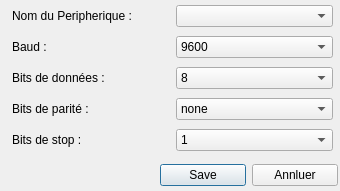
<?xml version="1.0" encoding="UTF-8"?>
<ui version="4.0">
 <class>connexion</class>
 <widget class="QDialog" name="connexion">
  <property name="geometry">
   <rect>
    <x>0</x>
    <y>0</y>
    <width>340</width>
    <height>191</height>
   </rect>
  </property>
  <property name="minimumSize">
   <size>
    <width>340</width>
    <height>191</height>
   </size>
  </property>
  <property name="maximumSize">
   <size>
    <width>340</width>
    <height>191</height>
   </size>
  </property>
  <property name="windowTitle">
   <string>Connexion</string>
  </property>
  <property name="windowIcon">
   <iconset>
    <normaloff>Images/configurer-icone-7451-96.png</normaloff>Images/configurer-icone-7451-96.png</iconset>
  </property>
  <widget class="QWidget" name="layoutWidget">
   <property name="geometry">
    <rect>
     <x>12</x>
     <y>2</y>
     <width>321</width>
     <height>155</height>
    </rect>
   </property>
   <layout class="QGridLayout" name="gridLayout">
    <item row="1" column="0">
     <widget class="QLabel" name="label">
      <property name="text">
       <string>Baud : </string>
      </property>
     </widget>
    </item>
    <item row="2" column="0">
     <widget class="QLabel" name="label_2">
      <property name="text">
       <string>Bits de données :</string>
      </property>
     </widget>
    </item>
    <item row="0" column="0">
     <widget class="QLabel" name="label_5">
      <property name="text">
       <string>Nom du Peripherique : </string>
      </property>
     </widget>
    </item>
    <item row="3" column="1">
     <widget class="QComboBox" name="parity">
      <item>
       <property name="text">
        <string>none</string>
       </property>
      </item>
      <item>
       <property name="text">
        <string>odd</string>
       </property>
      </item>
      <item>
       <property name="text">
        <string>even</string>
       </property>
      </item>
      <item>
       <property name="text">
        <string>mark</string>
       </property>
      </item>
      <item>
       <property name="text">
        <string>space</string>
       </property>
      </item>
     </widget>
    </item>
    <item row="1" column="1">
     <widget class="QComboBox" name="baud">
      <property name="currentIndex">
       <number>12</number>
      </property>
      <item>
       <property name="text">
        <string>50</string>
       </property>
      </item>
      <item>
       <property name="text">
        <string>75</string>
       </property>
      </item>
      <item>
       <property name="text">
        <string>110</string>
       </property>
      </item>
      <item>
       <property name="text">
        <string>134</string>
       </property>
      </item>
      <item>
       <property name="text">
        <string>150</string>
       </property>
      </item>
      <item>
       <property name="text">
        <string>200</string>
       </property>
      </item>
      <item>
       <property name="text">
        <string>300</string>
       </property>
      </item>
      <item>
       <property name="text">
        <string>600</string>
       </property>
      </item>
      <item>
       <property name="text">
        <string>1200</string>
       </property>
      </item>
      <item>
       <property name="text">
        <string>1800</string>
       </property>
      </item>
      <item>
       <property name="text">
        <string>2400</string>
       </property>
      </item>
      <item>
       <property name="text">
        <string>4800</string>
       </property>
      </item>
      <item>
       <property name="text">
        <string>9600</string>
       </property>
      </item>
      <item>
       <property name="text">
        <string>14400 </string>
       </property>
      </item>
      <item>
       <property name="text">
        <string>19200</string>
       </property>
      </item>
      <item>
       <property name="text">
        <string>38400</string>
       </property>
      </item>
      <item>
       <property name="text">
        <string>56000</string>
       </property>
      </item>
      <item>
       <property name="text">
        <string>57600</string>
       </property>
      </item>
      <item>
       <property name="text">
        <string>76800</string>
       </property>
      </item>
      <item>
       <property name="text">
        <string>115200 </string>
       </property>
      </item>
      <item>
       <property name="text">
        <string>128000 </string>
       </property>
      </item>
      <item>
       <property name="text">
        <string>256000 </string>
       </property>
      </item>
     </widget>
    </item>
    <item row="2" column="1">
     <widget class="QComboBox" name="donnees">
      <property name="currentIndex">
       <number>3</number>
      </property>
      <item>
       <property name="text">
        <string>5</string>
       </property>
      </item>
      <item>
       <property name="text">
        <string>6</string>
       </property>
      </item>
      <item>
       <property name="text">
        <string>7</string>
       </property>
      </item>
      <item>
       <property name="text">
        <string>8</string>
       </property>
      </item>
     </widget>
    </item>
    <item row="4" column="1">
     <widget class="QComboBox" name="stop">
      <item>
       <property name="text">
        <string>1</string>
       </property>
      </item>
      <item>
       <property name="text">
        <string>1.5</string>
       </property>
      </item>
      <item>
       <property name="text">
        <string>2</string>
       </property>
      </item>
     </widget>
    </item>
    <item row="3" column="0">
     <widget class="QLabel" name="label_3">
      <property name="text">
       <string>Bits de parité : </string>
      </property>
     </widget>
    </item>
    <item row="4" column="0">
     <widget class="QLabel" name="label_4">
      <property name="text">
       <string>Bits de stop :</string>
      </property>
     </widget>
    </item>
    <item row="0" column="1">
     <widget class="QComboBox" name="name"/>
    </item>
   </layout>
  </widget>
  <widget class="QWidget" name="layoutWidget">
   <property name="geometry">
    <rect>
     <x>160</x>
     <y>160</y>
     <width>178</width>
     <height>31</height>
    </rect>
   </property>
   <layout class="QHBoxLayout" name="horizontalLayout">
    <item>
     <widget class="QPushButton" name="_connexion">
      <property name="text">
       <string>Save</string>
      </property>
     </widget>
    </item>
    <item>
     <widget class="QPushButton" name="annuler">
      <property name="text">
       <string>Annluer</string>
      </property>
     </widget>
    </item>
   </layout>
  </widget>
 </widget>
 <resources/>
 <connections/>
</ui>
